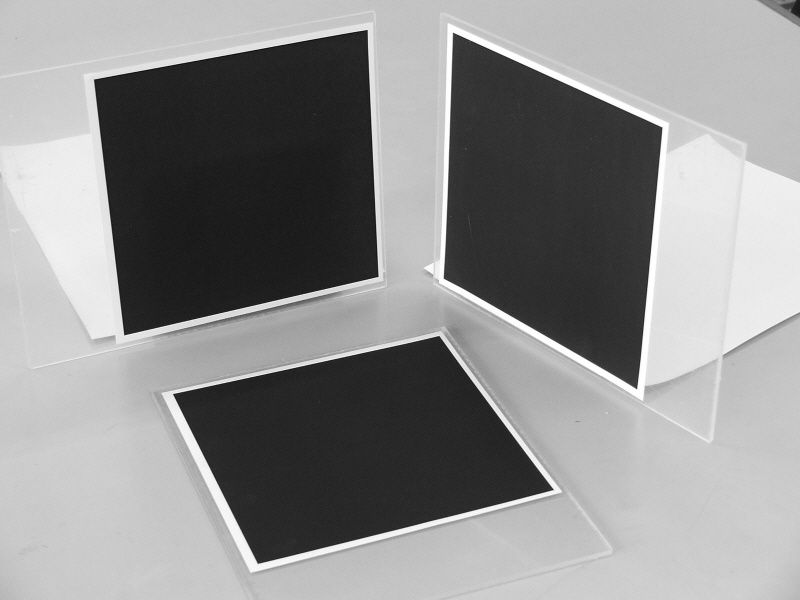
#> input picture Edge and Corner Detection/simple.jpg, 800 x 600 px
$ python cornerDetection.py
#> lines starting #> are read from the running program, lines starting #| are printed output that depends on the picture; after the words box and inside, x2 and y2 are one past the last pixel; in counts of white or black regions, pixels touching at a corner belong together
import numpy as np
import cv2
from matplotlib import pyplot as plt

#Shi-Tomasi Corner Detection Section
img = cv2.imread('simple.jpg')
#> img is the input picture: shape (600, 800, 3); min 9, max 255, mean 143.6
gray = cv2.cvtColor(img,cv2.COLOR_BGR2GRAY)

corners = cv2.goodFeaturesToTrack(gray,25,0.01,10)
#> corners = 25 rows, first 8: [552, 489], [636, 388], [453, 33], [366, 31], [173, 394], [124, 334], [377, 276], [95, 80]
corners = np.int0(corners)

for i in corners:
    x,y = i.ravel()
    cv2.circle(img,(x,y),3,255,-1)
#> this loop made 25 passes
#> (x, y) on passes 1 to 12: (552, 489), (636, 388), (453, 33), (366, 31), (173, 394), (124, 334), (377, 276), (95, 80), (258, 562), (661, 127), (444, 278), (439, 336)
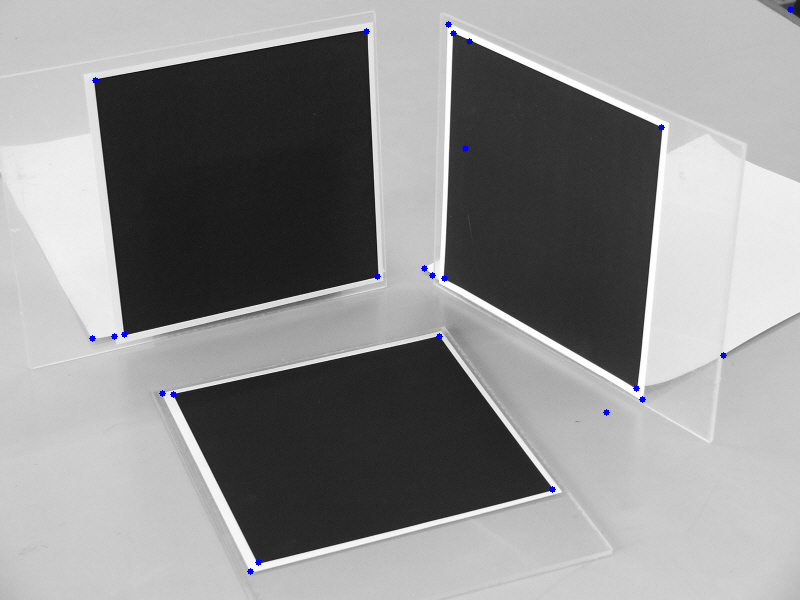
#> img: shape (600, 800, 3); 0.15% of pixels changed, all inside (x1, y1, x2, y2) = (89, 6, 794, 575)

plt.imshow(img),plt.show()

#Harris -Stephens Corner Detection Section
filename = 'checker.png'
img = cv2.imread(filename)
#> (the run stopped early here; a loop or call above may not have finished)
